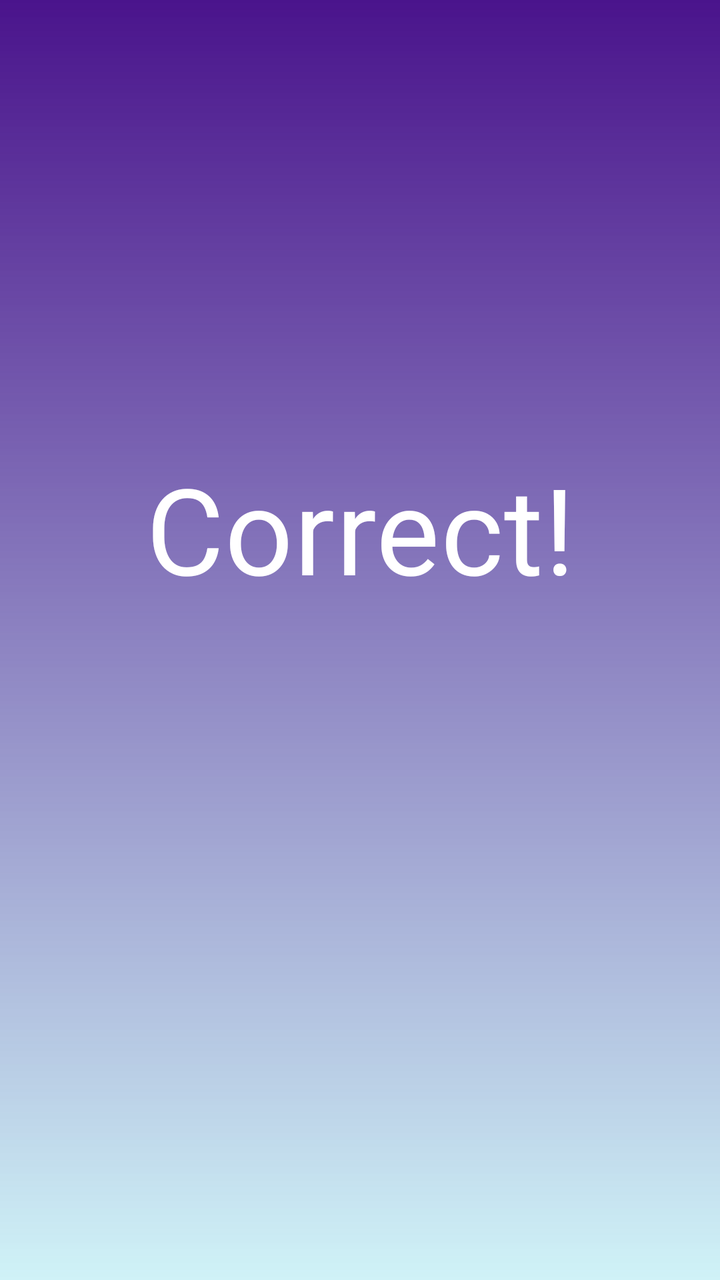
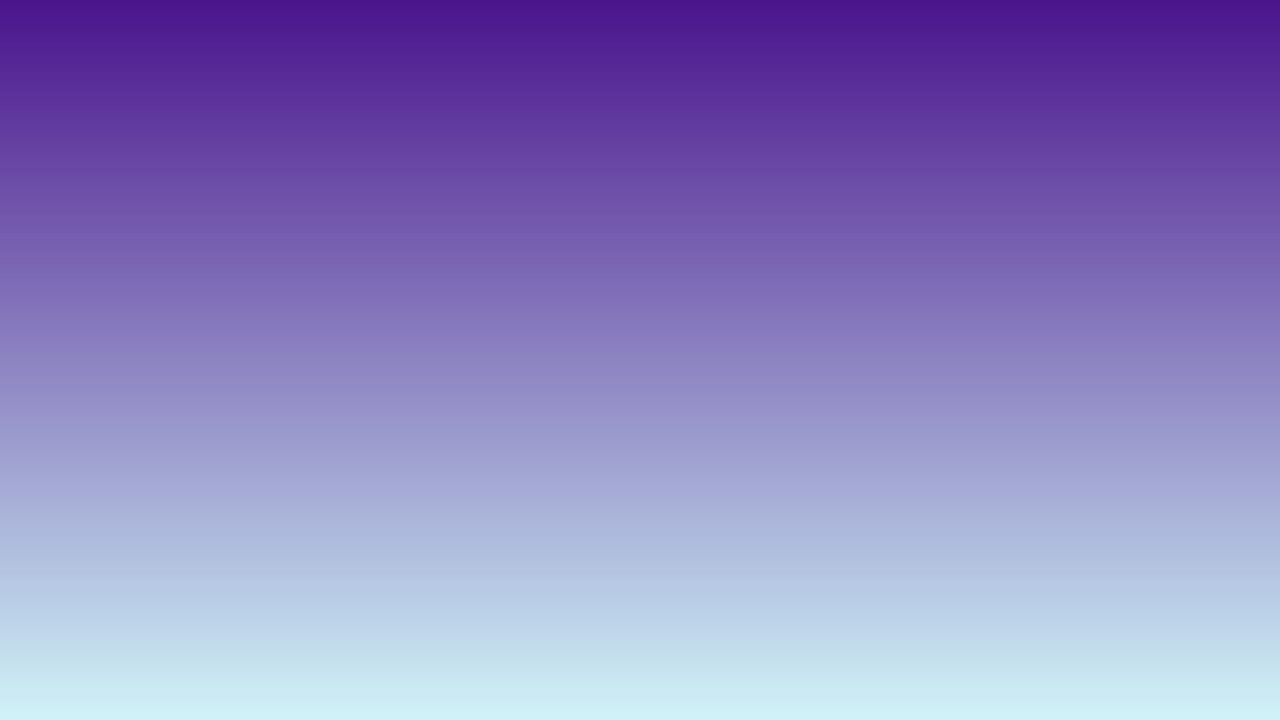

An Android layout and its configuration variant, each rendered on a device that would load it. The default file and the variant file are quoted in full after the pictures.
<!-- AndroidManifest.xml: application theme Theme.MaterialComponents.Light.NoActionBar -->
<!-- res/layout/gradient_timer.xml -->
<?xml version="1.0" encoding="utf-8"?>
<androidx.constraintlayout.widget.ConstraintLayout xmlns:android="http://schemas.android.com/apk/res/android"
    xmlns:app="http://schemas.android.com/apk/res-auto"
    android:background="@drawable/gradient"
    android:layout_width="match_parent"
    android:layout_height="match_parent">

    <TextView
        android:id="@+id/tv_response"
        style="@style/TextAppearance.MaterialComponents.Headline4"
        android:layout_width="wrap_content"
        android:layout_height="wrap_content"
        android:elevation="2dp"
        android:gravity="center"
        android:text="@string/response_correct"
        android:textColor="@android:color/white"
        android:textSize="60sp"
        app:layout_constraintBottom_toBottomOf="parent"
        app:layout_constraintEnd_toEndOf="parent"
        app:layout_constraintStart_toStartOf="parent"
        app:layout_constraintTop_toTopOf="parent"
        app:layout_constraintVertical_bias="0.4" />

</androidx.constraintlayout.widget.ConstraintLayout>
<!-- resources referenced by this layout -->
<resources>
  <!-- drawable gradient (drawable) -->
  <?xml version="1.0" encoding="utf-8"?>
  <shape xmlns:android="http://schemas.android.com/apk/res/android" android:shape="rectangle" >
      <gradient
          android:angle="90"
          android:endColor="@color/colorPrimary"
          android:startColor="@color/transparentAccent"
          android:type="linear" />
  </shape>
  <string name="response_correct">Correct!</string>
  <color name="colorPrimary">#4A148C</color>
  <color name="transparentAccent">#444DD0E1</color>
</resources>
<!-- res/layout-land/gradient_timer.xml (the repository's variant of the layout above) -->
<!-- drawn on the phone turned sideways -->
<?xml version="1.0" encoding="utf-8"?>
<androidx.constraintlayout.widget.ConstraintLayout xmlns:android="http://schemas.android.com/apk/res/android"
    xmlns:app="http://schemas.android.com/apk/res-auto"
    android:background="@drawable/gradient"
    android:layout_width="match_parent"
    android:layout_height="match_parent">

    <androidx.constraintlayout.widget.Guideline
        android:id="@+id/guideline2"
        android:layout_width="wrap_content"
        android:layout_height="wrap_content"
        android:orientation="vertical"
        app:layout_constraintGuide_percent="0.5" />

    <TextView
        android:id="@+id/tv_response"
        style="@style/TextAppearance.MaterialComponents.Headline4"
        android:layout_width="wrap_content"
        android:layout_height="wrap_content"
        android:gravity="center"
        android:textColor="@android:color/white"
        android:textSize="60sp"
        app:layout_constraintBottom_toBottomOf="parent"
        app:layout_constraintEnd_toStartOf="@+id/guideline2"
        app:layout_constraintStart_toStartOf="parent"
        app:layout_constraintTop_toTopOf="parent"
        app:layout_constraintVertical_bias="0.25"
        app:layout_constraintVertical_chainStyle="spread" />

</androidx.constraintlayout.widget.ConstraintLayout>
<!-- resources referenced by the variant -->
<!-- as the phone turned sideways resolves them -->
<resources>
  <!-- drawable gradient (drawable) -->
  <?xml version="1.0" encoding="utf-8"?>
  <shape xmlns:android="http://schemas.android.com/apk/res/android" android:shape="rectangle" >
      <gradient
          android:angle="90"
          android:endColor="@color/colorPrimary"
          android:startColor="@color/transparentAccent"
          android:type="linear" />
  </shape>
  <color name="colorPrimary">#4A148C</color>
  <color name="transparentAccent">#444DD0E1</color>
</resources>
